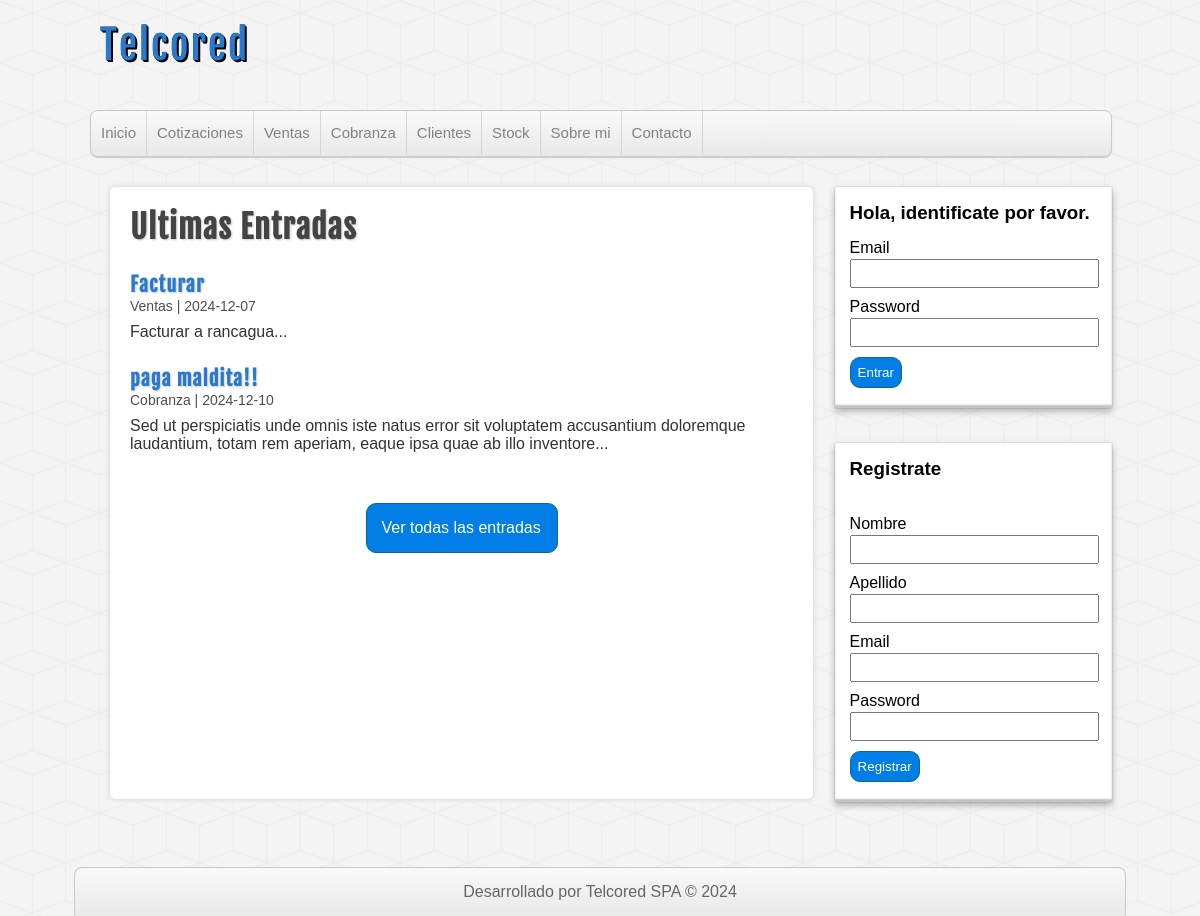
The page / on the database its author committed.
### tables this page shows
CREATE TABLE `categorias` (
  `id` int(255) NOT NULL,
  `nombre` varchar(100) DEFAULT NULL
);

CREATE TABLE `entradas` (
  `id` int(255) NOT NULL,
  `usuario_id` int(255) NOT NULL,
  `categoria_id` int(255) NOT NULL,
  `titulo` varchar(255) NOT NULL,
  `descripcion` mediumtext DEFAULT NULL,
  `fecha` date NOT NULL
);

### includes/helpers.php (called while the page is built, shortened)
<?php
function conseguirCategorias($conexion)
{
    $sql = "SELECT * FROM categorias ORDER BY id ASC;";
    $categorias = mysqli_query($conexion, $sql);
    if ($categorias && mysqli_num_rows($categorias) >= 1) {
        $resultado = $categorias;
        return $resultado;
    }
}
function conseguirEntradas($conexion, $limit =null)
{
$sql = "SELECT e.* , c.nombre  AS 'categoria' FROM entradas e INNER JOIN categorias c  ON e.categoria_id = c.id  ORDER BY e.id DESC ";
    if ($limit){
        $sql .= "LIMIT 2";
    }
    $entradas = mysqli_query($conexion, $sql);
    return $entradas;
}

### index.php (the view, shortened to what this page needs)
<?php require_once 'includes/cabecera.php'; ?>
<?php require_once 'includes/lateral.php'; ?>
<div id="principal">
    <h1>Ultimas Entradas</h1>
    <?php
       $entradas = conseguirEntradas($db, true);
       if(!empty($entradas)):
            while ($entrada = mysqli_fetch_assoc($entradas)):
    ?>
                    <article class="entrada">
                        <a href="">
                            <h2><?= $entrada['titulo'] ;?></h2>
                            <span class="fecha"><?=$entrada['categoria'].' | '.$entrada['fecha']?></span>
                            <p>
                                <?= substr($entrada['descripcion'],0,150).'...' ;?>
                            </p>
                        </a>
                    </article>
    <?php
             endwhile;
       endif;
    ?>
    <div id="ver-todas">
        <a href="entradas.php">Ver todas las entradas</a>
    </div>
</div>
</div>
<?php require_once 'includes/pie.php'; ?>

### includes/cabecera.php (shortened to what this page needs)
<?php require_once 'conexion.php'; ?>
<?php require_once 'includes/helpers.php'; ?>
<!DOCTYPE html>
<html lang="es">
<head>
    <link rel="stylesheet" href="assets/css/style.css">
</head>
<body>
    <header id="cabecera">
        <div id="logo">
            <a href="index.php">Telcored</a>
        </div>
             <nav id="menu">
            <ul>
                <li>
                    <a href="index.php">Inicio</a>
                </li>
                <?php
                 $categorias = conseguirCategorias($db);
                 if(!empty($categorias)):
                    while ($categoria = mysqli_fetch_assoc($categorias)):
                ?>
                    <li>
                        <a href="categoria.php?id= <?= $categoria['id']; ?>"> <?= $categoria['nombre']; ?></a>
                    </li>
                <?php
                    endwhile;
                endif; ?>
                <li>
                    <a href="index.php">Sobre mi</a>
                </li>
                <li>
                    <a href="index.php">Contacto</a>
                </li>
            </ul>
        </nav>
    </header>
    <div id="contenedor">

### includes/lateral.php (shortened to what this page needs)
<aside id="sidebar">
    <?php if (!isset($_SESSION['usuario'])) : ?>
        <div id="login" class="bloque">
            <h3>Hola, identificate por favor.</h3>
            <form action="login.php" method="POST">
                <label for="email">Email</label>
                <input type="email" name="email" autocomplete="off">
                <label for="password">Password</label>
                <input type="password" name="password">
                <input type="submit" value="Entrar">
            </form>
        </div>
        <div id="register" class="bloque">
            <h3>Registrate</h3>
            <form action="registro.php" method="POST">
                <br>
                <label for="nombre">Nombre</label>
                <input type="text" name="nombre" autocomplete="off">
                <label for="apellido">Apellido</label>
                <input type="text" name="apellido" autocomplete="off">
                <label for="email">Email</label>
                <input type="email" name="email" autocomplete="off">
                <label for="password">Password</label>
                <input type="password" name="password">
                <input type="submit" name="submit" value="Registrar">
            </form>
        </div>
    <?php endif; ?>
</aside>

### includes/pie.php (shortened to what this page needs)
<footer id="pie">
    <p>Desarrollado por Telcored SPA &copy; 2024</p>
</footer>
</body>
</html>

### assets/css/style.css (style rules this page uses)
* { margin: 0px; padding: 0px; font-family: sans-serif, Helvetica, Arial; text-decoration: none; }
body { background: url(../img/cubes.png) #F4F4F4; }
.fecha { color: #4e4e4e; margin-top:5px; font-size: 14px; }
#cabecera { width: 85%; height: auto; background: transparent; margin: 0px auto; }
#logo { float:left; width: 540px; height: 110px; }
#logo a { font-family: "fajala", Helvetica; font-size: 40px; letter-spacing: 2px; color: #2979CD; text-shadow: 0px 0px 0px black, 1px 1px 0px black, 2px 2px 0px black; transition: all 500ms; line-height: 90px; margin-left: 10px; }
#menu { clear: both; width: 100%; height: 45px; background: linear-gradient(to bottom, #f9f9f9 0px, #e9e9e9 100%); border: 1px solid #C9C9C9; border-radius: 8px; box-shadow: 0px 1px 1px #ccc; overflow: hidden; }
#menu ul { list-style: none; }
#menu ul li { float: left; line-height: 44px; border-right: 1px solid #D6D6D6; }
#menu ul li a { display: block; padding-left: 10px; padding-right: 10px; font-size: 15px; color: #838282; }
#contenedor { width: 85%; height: auto; margin: 0px auto; margin-top: 30px; margin-bottom: 30px; }
#sidebar { float:right; width: 27%; height: auto; }
.bloque { display:block; width: 90%; margin: 0px auto; margin-bottom: 35px; background: white; padding: 15px; box-shadow: 0px 0px 1px rgba(0,0,0,0.3), 0px 3px 7px rgba(0,0,0,0.3), 0px 0px 1px #FFFFFF inset, 0px -3px 2px rgba(0,0,0,0.25) inset; }
.bloque h3 { margin-bottom: 15px; }
label, input[type="text"], input[type="email"], input[type="password"] { display: block; width: 95%; margin-top:2px; margin-bottom: 2px; }
input[type="text"], input[type="email"], input[type="password"] { padding: 5px; margin-bottom: 10px; }
input[type="button"], input[type="submit"], .boton { margin-top: 5px; margin-bottom: 5px; display: block; border-radius: 10px; color:white; background: #007ee5; border: 1px solid #156785; cursor:pointer; padding: 7px; }
#principal { float: left; width: 65%; min-height: 572px; background:white; border-radius: 5px; box-shadow: 0px 0px 5px #ccc; margin-left: 20px; padding: 20px; overflow: hidden; }
#principal a { color: #333; }
#principal h1 { font-size: 32px; color: #444; letter-spacing: 1px; text-shadow: 1px 1px 2px #ccc; font-family: "fajala"; }
#principal h2 { font-size: 20px; color: #2979CD; text-shadow: 1px 1px 2px #ccc; letter-spacing: 1px; font-family: "fajala"; margin-top: 25px; }
#principal p { margin-top: 8px; }
#ver-todas a { display: block; border-radius: 10px; padding: 15px; color:white; background: #007ee5; border: 1px solid #156785; cursor:pointer; width: 160px; margin: 0px auto; margin-top:50px; }
#pie { clear:both; width: 85%; margin: 0px auto; background: linear-gradient(to bottom, #f9f9f9 0px, #e9e9e9 100%); border: 1px solid #c9c9c9; border-bottom: none; border-radius: 8px 8px 0px 0px; color: #666; height: auto; padding: 15px; text-align: center; }

### rows shown on the page
categorias: nombre "Cotizaciones"
categorias: nombre "Ventas"
categorias: nombre "Cobranza"
categorias: nombre "Clientes"
categorias: nombre "Stock"
entradas: titulo "Facturar", categoria.nombre "Ventas", fecha "2024-12-07", descripcion "Facturar a rancagua"
entradas: titulo "paga maldita!!", categoria.nombre "Cobranza", fecha "2024-12-10", descripcion "Sed ut perspiciatis unde omnis iste natus error sit voluptatem accusantium doloremque laudantium, totam rem aperiam, eaque ipsa quae ab illo inventore"
